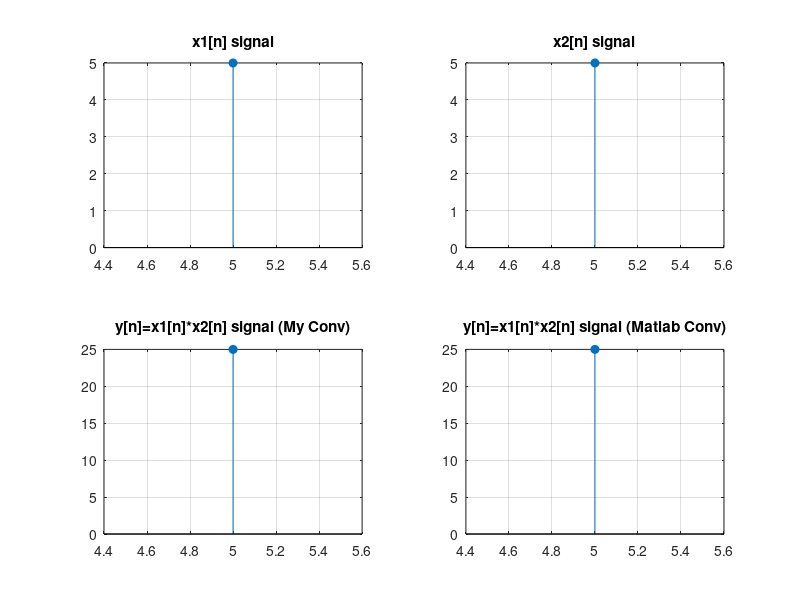

MATLAB code for this plot:
function [yn,My] = myconv(x1n,Mx1,x2n,Mx2);
if nargin < 4 || isempty(x1n) || isempty(x2n) || isempty(Mx1) || isempty(Mx2)
    Mx1 = input('x1[n]''in başlangıç indisini giriniz: ');
    x1n = input('x1[n]''i giriniz: ');
    Mx2 = input('x2[n]''in başlangıç indisini giriniz: ');
    x2n = input('x2[n]''i giriniz: ');
end
Nx1 = Mx1 + length(x1n)-1;
Nx2 = Mx2 + length(x2n)-1;
My = Mx1;
Ny = Mx1 + length(x1n) + length(x2n)-2;
disp(strcat('[Mx1,Nx1]: [',num2str(Mx1),',',num2str(Nx1),']'))
disp(strcat('[Mx2,Nx2]: [',num2str(Mx2),',',num2str(Nx2),']'))
disp(strcat('[My,Ny]: [',num2str(My),',',num2str(Ny),']'))
yn = zeros(1,Ny-My+1);
Multipl = x1n'*x2n;
Multipl = flipud(Multipl);
for j=[1:(length(x1n)+length(x2n)-1)]
    diagon = j-length(x1n);
    yn(j) = sum(diag(Multipl,diagon));
end
figure;

subplot(2,2,1);
stem([Mx1:Nx1],x1n,'filled');
title('x1[n] signal');
%xlim('tight');
grid on

subplot(2,2,2);;
stem([Mx2:Nx2],x2n,'filled');
title('x2[n] signal');
%xlim('tight');
grid on

subplot(2,2,3);
stem([My:Ny],yn,'filled');
title('y[n]=x1[n]*x2[n] signal (My Conv)');
%xlim('tight');
grid on

subplot(2,2,4);
stem([My:Ny],conv(x1n,x2n),'filled');
title('y[n]=x1[n]*x2[n] signal (Matlab Conv)');
%xlim('tight');
grid on
